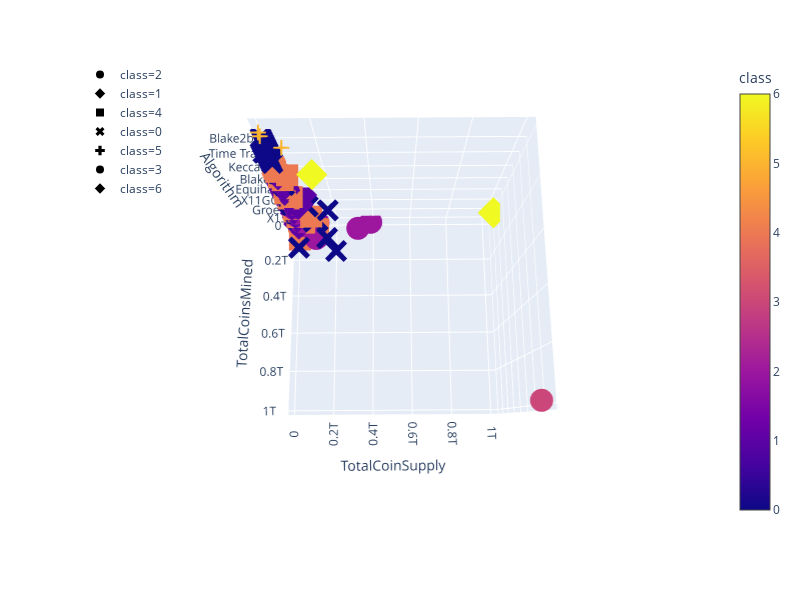

Write notebook code for a chart like this one.
### Code cell
# Plotting the 3D-Scatter with x="Annual Income", y="Spending Score (1-100)" and z="Age"
fig = px.scatter_3d(
    clustered_df,
    x="TotalCoinsMined",
    y="TotalCoinSupply",
    z="Algorithm",
    color="class",
    symbol="class",
    width=800,
    hover_name="CoinName",
    hover_data=["Algorithm"]
)
fig.update_layout(legend=dict(x=0, y=1))
fig.show()

### Figure 1 — Plotly figure (JSON) as saved in the notebook; plotly's stock layout.template omitted (floating-point values rounded to 4 significant figures; data arrays with more than 128 entries replaced by an {"elided": "..."} marker saying what was removed)
{"data": [{"customdata": {"elided": "191x1 str values"}, "hoverlabel": {"namelength": 0}, "hovertemplate": "<b>%{hovertext}</b><br><br>class=%{marker.color}<br>TotalCoinsMined=%{x}<br>TotalCoinSupply=%{y}<br>Algorithm=%{customdata[0]}", "hovertext": {"elided": "191 str values"}, "legendgroup": "class=2", "marker": {"color": {"elided": "191 int values"}, "coloraxis": "coloraxis", "symbol": "circle"}, "mode": "markers", "name": "class=2", "scene": "scene", "showlegend": true, "type": "scatter3d", "x": {"elided": "191 float values"}, "y": {"elided": "191 str values"}, "z": {"elided": "191 str values"}}, {"customdata": [["ECC 256K1"], ["Lyra2REv2"], ["Ouroboros"], ["X11"], ["Quark"], ["X11"], ["Proof-of-BibleHash"], ["CryptoNight"], ["Equihash"], ["XEVAN"], ["Green Protocol"], ["XEVAN"], ["SHA-256"], ["Cryptonight Haven"], ["NIST5"], ["Quark"], ["Equihash"], ["XEVAN"], ["NIST5"], ["SHA-256"], ["Quark"], ["Scrypt"], ["Quark"], ["PoS"], ["X15"], ["Quark"], ["XEVAN"], ["X11"], ["Exosis"], ["Quark"], ["Quark"], ["Quark"], ["Scrypt"], ["X11"], ["SHA-512"], ["POS 2.0"], ["PoS"], ["Quark"], ["Blake"], ["Ethash"], ["Scrypt"], ["Scrypt"], ["X11"], ["DPoS"], ["Scrypt"], ["PoS"], ["SHA-512"], ["VBFT"], ["Scrypt"], ["X11"], ["Equihash"], ["X11"], ["CryptoNight"], ["Scrypt"], ["Quark"], ["X16R"], ["Lyra2REv2"], ["SkunkHash v2 Raptor"], ["QuBit"], ["C11"], ["Quark"], ["SHA-256"], ["X13"], ["POS 3.0"], ["X16R"], ["SHA-256D"], ["Blake"], ["XEVAN"], ["SHA-256D"], ["Quark"], ["Equihash+Scrypt"], ["Quark"], ["XEVAN"], ["X16R"], ["Keccak"], ["X16R"], ["X13"], ["Scrypt"]], "hoverlabel": {"namelength": 0}, "hovertemplate": "<b>%{hovertext}</b><br><br>class=%{marker.color}<br>TotalCoinsMined=%{x}<br>TotalCoinSupply=%{y}<br>Algorithm=%{customdata[0]}", "hovertext": ["Acute Angle Cloud", "Absolute Coin", "Cardano", "ARENON", "Allsafe", "Award", "BiblePay", "Beldex", "Beam", "Beetle Coin", "Bitcoin Green", "BitMoney", "BLAST", "BLOC.MONEY", "Bitspace", "Bitcloud 2.0", "Bithereum", "Bettex coin", "Bulwark", "BitcoinWSpectrum", "Carebit", "Credit", "Crypto Sports", "Deviant Coin", "Dekado", "Dystem", "Ellerium", "EUNO", "Exosis", "Galilel", "Giant", "HerbCoin", "HollyWoodCoin", "Junson Ming Chan Coin", "Kcash", "KekCoin", "Ketan", "Kalkulus", "Lithium", "1717 Masonic Commemorative Token", "MedicCoin", "MMOCoin", "Monkey Project", "Muse", "Nasdacoin", "Zealium", "Obsidian", "Ontology", "Oduwa", "PAXEX", "PirateCash", "Platinum", "PlatinCoin", "Peony Coin", "Poseidon Quark", "Proton", "Rupee", "Signatum", "SLICE", "Stipend", "STREAMIT COIN", "TigerCash", "Tokyo Coin", "TokenPay", "Trivechain", "Titan Coin", "Universal Molecule", "Urals Coin", "TheVig", "Vitae", "Vollar", "Digiwage", "Bitcoin Incognito", "Xchange", "XDNA", "Motion", "Bitcoin Rhodium", "Xt3ch"], "legendgroup": "class=1", "marker": {"color": [1, 1, 1, 1, 1, 1, 1, 1, 1, 1, 1, 1, 1, 1, 1, 1, 1, 1, 1, 1, 1, 1, 1, 1, 1, 1, 1, 1, 1, 1, 1, 1, 1, 1, 1, 1, 1, 1, 1, 1, 1, 1, 1, 1, 1, 1, 1, 1, 1, 1, 1, 1, 1, 1, 1, 1, 1, 1, 1, 1, 1, 1, 1, 1, 1, 1, 1, 1, 1, 1, 1, 1, 1, 1, 1, 1, 1, 1], "coloraxis": "coloraxis", "symbol": "diamond"}, "mode": "markers", "name": "class=1", "scene": "scene", "showlegend": true, "type": "scatter3d", "x": [1000000000, 13620000.0, 25927070538, 19380000.0, 10620000.0, 18540000.0, 1820000000.0, 980222595, 42454400, 204500000.0, 9839000.0, 208500000.0, 53850000.0, 12210000.0, 13890000.0, 31140000.0, 25330000.0, 6902000.0, 13250000.0, 57810000.0, 143400000.0, 30830000000.0, 2160000.0, 23010000.0, 30280000.0, 7667000.0, 419300.0, 32370000.0, 406100.0, 18800000.0, 6276000.0, 35310000.0, 38710000.0, 18130000000.0, 1000000000, 12400000.0, 9327000.0, 17390000.0, 15880000.0, 1618033, 267300000.0, 108400000.0, 4407252, 18194936, 20800000.0, 11710000.0, 25000000, 676848625, 14780000.0, 4504639, 15028020, 837400.0, 84300, 1362000.0, 2716000.0, 4403800, 24000000, 107972766, 13070000.0, 11350000.0, 10080000.0, 1000000000, 230298925, 20590000.0, 36920000.0, 898500000.0, 1623000.0, 14920000.0, 33240000.0, 67000000.0, 100000000, 27299680, 11640000.0, 9754000.0, 4832000.0, 8587000.0, 1186000.0, 7630000.0], "y": ["1000000000", "52500000", "45000000000", "55000000", "15000000", "420000000", "5200000000", "1400222610", "262800000", "500000000", "21000000", "70000000000", "64000000", "50000000", "50000000", "200000000", "30886000", "50000000", "27716121", "100262205", "200000000", "74800000000", "13370000", "88000000", "90000000", "21000000", "60000000", "50000000", "21000000", "0", "5151000", "54000000", "26000000", "0", "1000000000", "21000000", "210000000", "20000000", "25228800", "1618033", "500000000", "260000000", "21000000", "18081806 ", "84000000", "80000000", "91388946", "1000000000", "21000000", "100000000", "105000000", "19700000", "600000518", "16880000000", "650000000 ", "45000000", "24000000", "137500000", "100000000", "19340594", "840000000", "1000000000", "800000000", "25000000", "82546564", "5000000000", "105120001.44", "210000000", "100000000", "100000000", "2100000000", "120000000", "21000000", "100000000", "366000000", "22075700", "2100000", "44000000"], "z": ["ECC 256K1", "Lyra2REv2", "Ouroboros", "X11", "Quark", "X11", "Proof-of-BibleHash", "CryptoNight", "Equihash", "XEVAN", "Green Protocol", "XEVAN", "SHA-256", "Cryptonight Haven", "NIST5", "Quark", "Equihash", "XEVAN", "NIST5", "SHA-256", "Quark", "Scrypt", "Quark", "PoS", "X15", "Quark", "XEVAN", "X11", "Exosis", "Quark", "Quark", "Quark", "Scrypt", "X11", "SHA-512", "POS 2.0", "PoS", "Quark", "Blake", "Ethash", "Scrypt", "Scrypt", "X11", "DPoS", "Scrypt", "PoS", "SHA-512", "VBFT", "Scrypt", "X11", "Equihash", "X11", "CryptoNight", "Scrypt", "Quark", "X16R", "Lyra2REv2", "SkunkHash v2 Raptor", "QuBit", "C11", "Quark", "SHA-256", "X13", "POS 3.0", "X16R", "SHA-256D", "Blake", "XEVAN", "SHA-256D", "Quark", "Equihash+Scrypt", "Quark", "XEVAN", "X16R", "Keccak", "X16R", "X13", "Scrypt"]}, {"customdata": {"elided": "134x1 str values"}, "hoverlabel": {"namelength": 0}, "hovertemplate": "<b>%{hovertext}</b><br><br>class=%{marker.color}<br>TotalCoinsMined=%{x}<br>TotalCoinSupply=%{y}<br>Algorithm=%{customdata[0]}", "hovertext": {"elided": "134 str values"}, "legendgroup": "class=4", "marker": {"color": {"elided": "134 int values"}, "coloraxis": "coloraxis", "symbol": "square"}, "mode": "markers", "name": "class=4", "scene": "scene", "showlegend": true, "type": "scatter3d", "x": {"elided": "134 float values"}, "y": {"elided": "134 str values"}, "z": {"elided": "134 str values"}}, {"customdata": [["X11"], ["Scrypt"], ["Lyra2Z"], ["IMesh"], ["Lyra2Z"], ["X11"], ["X11"], ["X11"], ["X11"], ["SHA-256"], ["CryptoNight"], ["Scrypt"], ["CryptoNight"], ["Blake"], ["Scrypt"], ["SHA-256"], ["Equihash"], ["Equihash"], ["Equihash"], ["Time Travel"], ["Cloverhash"], ["X11"], ["Ethash"], ["CryptoNight"], ["Equihash"], ["CryptoNight-V7"], ["NIST5"], ["X11"], ["Ethash"], ["Dagger-Hashimoto"], ["CryptoNight"], ["X11"], ["Argon2d"], ["Ethash"], ["Ethash"], ["X11"], ["Scrypt"], ["Scrypt"], ["Scrypt"], ["CryptoNight"], ["X11"], ["NeoScrypt"], ["Scrypt"], ["Lyra2Z"], ["SHA-256"], ["NeoScrypt"], ["Scrypt"], ["Lyra2RE"], ["SHA-256"], ["NeoScrypt"], ["Scrypt"], ["C11"], ["NIST5"], ["Tribus"], ["Equihash"], ["CryptoNight"], ["Lyra2REv2"], ["Scrypt"], ["X11"], ["SHA-256 + Hive"], ["Scrypt"], ["CryptoNight Heavy"], ["Scrypt"], ["CryptoNight-V7"], ["Scrypt"], ["Jump Consistent Hash"], ["SkunkHash"], ["Blake2b"], ["CryptoNight"], ["CryptoNight"], ["Scrypt"], ["X11"], ["X11"], ["X11"], ["BLAKE256"], ["Dagger"], ["CryptoNight"], ["HMQ1725"], ["Proof-of-Authority"], ["Scrypt"], ["SHA-256"], ["Scrypt"], ["X11"], ["CryptoNight-V7"], ["Ethash"], ["Cryptonight-GPU"], ["Blake2b"], ["Keccak"], ["Scrypt"], ["Dagger"], ["Scrypt"], ["NeoScrypt"], ["Scrypt"], ["X11"], ["CryptoNight"], ["Dagger"], ["CryptoNight"], ["SHA-256"], ["Scrypt"], ["NeoScrypt"], ["X11"], ["CryptoNight-V7"], ["CryptoNight"], ["CryptoNight"], ["CryptoNight"], ["Multiple"], ["CryptoNight"], ["Lyra2Z"], ["Equihash"], ["Equihash"], ["Equihash"], ["Equihash"], ["Lyra2RE"]], "hoverlabel": {"namelength": 0}, "hovertemplate": "<b>%{hovertext}</b><br><br>class=%{marker.color}<br>TotalCoinsMined=%{x}<br>TotalCoinSupply=%{y}<br>Algorithm=%{customdata[0]}", "hovertext": ["AC3", "AdCoin", "Actinium", "Aidos Kuneen", "Alpenschillling", "ArcticCoin", "ArtexCoin", "Axe", "Azart", "Bitcoin Cash", "ByteCoin", "BenjiRolls", "Bikercoins", "BlakeCoin", "Block-Logic", "Bitcoin SV", "BitcoinZ", "Bitcoin Gold", "Bitrolium", "Bitcore", "ChanCoin", "Crypto Improvement Fund", "Callisto Network", "BitCoal", "CrypticCoin", "Citadel", "Coinonat", "DAS", "DaxxCoin", "DubaiCoin", "Dinastycoin", "DigitalPrice", "Dynamic", "Elementrem", "Ellaism", "Elements", "EquiTrader", "BitFlip", "FrazCoin", "FREDEnergy", "FuturoCoin", "GoByte", "gCn Coin", "GINcoin", "GlobalToken", "GunCoin", "HexCoin", "HexxCoin", "ILCoin", "Innova", "IrishCoin", "Interzone", "Jumpcoin", "KEYCO", "Komodo", "Karbo", "KREDS", "Kronecoin", "Kurrent", "LitecoinCash", "Linx", "Loki", "LottoCoin", "Lethean", "Lynx", "MassGrid", "MUNcoin", "Nano", "Niobio Cash", "Newton Coin", "NewYorkCoin", "Onix", "PacCoin", "Pioneer Coin", "Photon", "Pirl", "PluraCoin", "PlusOneCoin", "Poa Network", "PopularCoin", "Project Pai", "Poseidon", "Pura", "Quantum Resistant Ledger", "Reality Clash", "Ryo", "Siacoin", "SmartCash", "SocialCoin", "SoilCoin", "Sojourn Coin", "SparksPay", "ShareChain", "Sucre", "Sumokoin", "Travelflex", "BitTube", "UnitedBitcoin", "Unify", "VIVO Coin", "VaultCoin", "Webchain", "Cannabis Industry Coin", "LeviarCoin", "Monero Classic", "SHIELD", "UltraNote", "ZCoin", "ZClassic", "ZCash", "Horizen", "Zero", "Zoin"], "legendgroup": "class=0", "marker": {"color": [0, 0, 0, 0, 0, 0, 0, 0, 0, 0, 0, 0, 0, 0, 0, 0, 0, 0, 0, 0, 0, 0, 0, 0, 0, 0, 0, 0, 0, 0, 0, 0, 0, 0, 0, 0, 0, 0, 0, 0, 0, 0, 0, 0, 0, 0, 0, 0, 0, 0, 0, 0, 0, 0, 0, 0, 0, 0, 0, 0, 0, 0, 0, 0, 0, 0, 0, 0, 0, 0, 0, 0, 0, 0, 0, 0, 0, 0, 0, 0, 0, 0, 0, 0, 0, 0, 0, 0, 0, 0, 0, 0, 0, 0, 0, 0, 0, 0, 0, 0, 0, 0, 0, 0, 0, 0, 0, 0, 0, 0, 0, 0, 0], "coloraxis": "coloraxis", "symbol": "x"}, "mode": "markers", "name": "class=0", "scene": "scene", "showlegend": true, "type": "scatter3d", "x": [80316207, 33010000.0, 14848750, 25000000, 27340000.0, 27990000.0, 824000000, 5022000.0, 5016000.0, 18090000.0, 184066828814, 20280000.0, 9357088, 23910000.0, 35950000.0, 18080000.0, 5580000000.0, 17200000.0, 71355477, 17900000.0, 19130000.0, 211300000.0, 247612453, 4500000, 4235111504, 10970000.0, 10123200, 2622886, 520891780, 2232901, 1809467143, 35913000, 19830000.0, 26205539, 12756367, 2703000000.0, 13750000.0, 12450000.0, 9704042, 1867000000.0, 31800000.0, 6179000.0, 163055097500, 7427000.0, 88810000.0, 302539728, 1417000.0, 1876000.0, 1376522500, 6375000.0, 46530000.0, 12210000.0, 21080000.0, 795447, 116749290, 7967000.0, 645800000.0, 18650000.0, 61364813, 646100000.0, 33716526, 19153632, 14491014421, 441300000.0, 77870000000.0, 136600000.0, 4818000.0, 133248297, 137500000.0, 41294520017, 143200000000.0, 123100000.0, 536982074, 8881000.0, 30710000000.0, 33986980, 589900000.0, 8674000.0, 204479039, 3974000000.0, 2100000000, 4070000.0, 175215859, 69480000.0, 24490000.0, 4890897, 33098296530, 2241000000.0, 5167775, 5702048, 485214, 7936000.0, 10000000000, 4229000.0, 8946653, 107300000.0, 80050000.0, 20166000, 18133195, 4166000.0, 30385540, 15580000.0, 978145, 14161803, 16016864, 481700000.0, 19290000000.0, 7654000.0, 5613550, 7751000.0, 7663425, 7323000.0, 18550000.0], "y": ["550000000", "100000000", "84000000", "25000000", "300000000", "60000000", "500000000", "21000000", "25000000", "21000000", "184467440735", "35520400", "25000000", "7000000000", "120000000", "21000000", "21000000000", "21000000", "70000000", "21000000", "30000000", "500000000", "6500000000", "12500000", "7600000000", "185000000", "48252000", "18900000", "10000000000", "2232901", "2000000000", "100000000", "0", "26205539", "280000000", "1800000000", "72000000", "40000000", "20000000", "8080000000", "100000000", "31800000", "200000000000", "10500000", "168000000", "500000000", "22105263", "9999999", "2500000000", "45000000", "64000000", "23000000", "21000000", "18000000", "200000000", "10000000", "1100000000", "84000000", "228000000", "840000000", "100000000", "150000000", "18406979840", "999481516", "92000000000", "168000000", "16600000", "340282367", "336000000", "184000000000", "0", "1100000000", "100000000000", "23000000", " 90000000000", "156306732.71", "1000000000", "21000000", "252460800", "4999999999", "2100000000", "21000000", "350000000", "105000000", "24487944", "88188888", "0", "5000000000", " 75000000", "30000000", "10500000000", "21000000", "10000000000", "19800000", "88888888", "100000000", "1000000000", "20166000", "19276800", "27000000", "1000000000", "1750000000", "21000000", "54000000", "18400000", "660000000", "85000000000", "21400000", "21000000", "21000000", "21000000", "17000000", "21000000"], "z": ["X11", "Scrypt", "Lyra2Z", "IMesh", "Lyra2Z", "X11", "X11", "X11", "X11", "SHA-256", "CryptoNight", "Scrypt", "CryptoNight", "Blake", "Scrypt", "SHA-256", "Equihash", "Equihash", "Equihash", "Time Travel", "Cloverhash", "X11", "Ethash", "CryptoNight", "Equihash", "CryptoNight-V7", "NIST5", "X11", "Ethash", "Dagger-Hashimoto", "CryptoNight", "X11", "Argon2d", "Ethash", "Ethash", "X11", "Scrypt", "Scrypt", "Scrypt", "CryptoNight", "X11", "NeoScrypt", "Scrypt", "Lyra2Z", "SHA-256", "NeoScrypt", "Scrypt", "Lyra2RE", "SHA-256", "NeoScrypt", "Scrypt", "C11", "NIST5", "Tribus", "Equihash", "CryptoNight", "Lyra2REv2", "Scrypt", "X11", "SHA-256 + Hive", "Scrypt", "CryptoNight Heavy", "Scrypt", "CryptoNight-V7", "Scrypt", "Jump Consistent Hash", "SkunkHash", "Blake2b", "CryptoNight", "CryptoNight", "Scrypt", "X11", "X11", "X11", "BLAKE256", "Dagger", "CryptoNight", "HMQ1725", "Proof-of-Authority", "Scrypt", "SHA-256", "Scrypt", "X11", "CryptoNight-V7", "Ethash", "Cryptonight-GPU", "Blake2b", "Keccak", "Scrypt", "Dagger", "Scrypt", "NeoScrypt", "Scrypt", "X11", "CryptoNight", "Dagger", "CryptoNight", "SHA-256", "Scrypt", "NeoScrypt", "X11", "CryptoNight-V7", "CryptoNight", "CryptoNight", "CryptoNight", "Multiple", "CryptoNight", "Lyra2Z", "Equihash", "Equihash", "Equihash", "Equihash", "Lyra2RE"]}, {"customdata": [["DPoS"], ["DPoS"], ["DPoS"], ["DPoS"], ["PoS"], ["DPoS"], ["Semux BFT consensus"], ["DPoS"], ["VeChainThor Authority"], ["Leased POS"], ["SHA-256"]], "hoverlabel": {"namelength": 0}, "hovertemplate": "<b>%{hovertext}</b><br><br>class=%{marker.color}<br>TotalCoinsMined=%{x}<br>TotalCoinSupply=%{y}<br>Algorithm=%{customdata[0]}", "hovertext": ["ALAX", "ARK", "EOS", "Lisk", "Nxt", "Oxycoin", "Semux", "Lamden Tau", "Vechain", "Waves", "ZEPHYR"], "legendgroup": "class=5", "marker": {"color": [5, 5, 5, 5, 5, 5, 5, 5, 5, 5, 5], "coloraxis": "coloraxis", "symbol": "cross"}, "mode": "markers", "name": "class=5", "scene": "scene", "showlegend": true, "type": "scatter3d", "x": [1000000000, 108202084, 1021000000.0, 121247059, 1000000000, 1122000000.0, 1231147, 288100000.0, 55454734800, 100000000, 2000000000.0], "y": ["1000000000", "125000000", "0", "159918400", "1000000000", "0", "100000000", "500000000", "86712634466", "100000000", "2000000000"], "z": ["DPoS", "DPoS", "DPoS", "DPoS", "PoS", "DPoS", "Semux BFT consensus", "DPoS", "VeChainThor Authority", "Leased POS", "SHA-256"]}, {"customdata": [["TRC10"]], "hoverlabel": {"namelength": 0}, "hovertemplate": "<b>%{hovertext}</b><br><br>class=%{marker.color}<br>TotalCoinsMined=%{x}<br>TotalCoinSupply=%{y}<br>Algorithm=%{customdata[0]}", "hovertext": ["BitTorrent"], "legendgroup": "class=3", "marker": {"color": [3], "coloraxis": "coloraxis", "symbol": "circle"}, "mode": "markers", "name": "class=3", "scene": "scene", "showlegend": true, "type": "scatter3d", "x": [990000000000.0], "y": ["990000000000"], "z": ["TRC10"]}, {"customdata": [["CryptoNight Heavy"], ["CryptoNight"]], "hoverlabel": {"namelength": 0}, "hovertemplate": "<b>%{hovertext}</b><br><br>class=%{marker.color}<br>TotalCoinsMined=%{x}<br>TotalCoinSupply=%{y}<br>Algorithm=%{customdata[0]}", "hovertext": ["Qwertycoin", "TurtleCoin"], "legendgroup": "class=6", "marker": {"color": [6, 6], "coloraxis": "coloraxis", "symbol": "diamond"}, "mode": "markers", "name": "class=6", "scene": "scene", "showlegend": true, "type": "scatter3d", "x": [105300000000.0, 57240000000.0], "y": ["184470000000", "1000000000000"], "z": ["CryptoNight Heavy", "CryptoNight"]}], "layout": {"coloraxis": {"colorbar": {"title": {"text": "class"}}, "colorscale": [[0, "#0d0887"], [0.1111, "#46039f"], [0.2222, "#7201a8"], [0.3333, "#9c179e"], [0.4444, "#bd3786"], [0.5556, "#d8576b"], [0.6667, "#ed7953"], [0.7778, "#fb9f3a"], [0.8889, "#fdca26"], [1, "#f0f921"]]}, "height": 600, "legend": {"tracegroupgap": 0, "x": 0, "y": 1}, "margin": {"t": 60}, "scene": {"aspectmode": "auto", "aspectratio": {"x": 0.995, "y": 1.005, "z": 1}, "camera": {"center": {"x": 0, "y": 0, "z": 0}, "eye": {"x": 0.5308, "y": -0.003144, "z": 2.241}, "projection": {"type": "perspective"}, "up": {"x": 3.512e-06, "y": 0.0005028, "z": 1.0}}, "domain": {"x": [0, 0.98], "y": [0, 1]}, "xaxis": {"title": {"text": "TotalCoinsMined"}, "type": "linear"}, "yaxis": {"title": {"text": "TotalCoinSupply"}, "type": "linear"}, "zaxis": {"title": {"text": "Algorithm"}, "type": "category"}}, "width": 800}}
